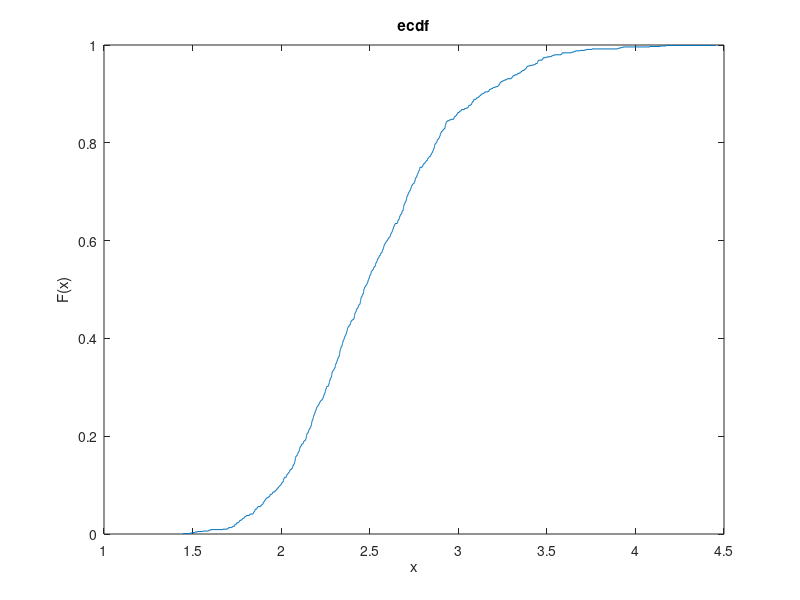

MATLAB code for this plot:
start_tic = tic;
clf;

G = @(x)exp(-(-x).^12);
Ginv = @(G)-(-log(G))^(1/12);

aa = 0.25;
bb = 0.75;
b = Ginv(aa);
a = Ginv(bb) - b;
Gf = @(x)G(a*x+b);

n = 100;
bn = norminv(aa.^(1./n))
an = norminv(bb.^(1./n)) - bn

x = linspace(-5, 10).';
y = (x - an)./bn;
y(y > -b/a) = nan;
F = Gf(y);
plot(x, F);

x = max(randn(n, 1000), [], 1);
ecdf(x);

fprintf('%s elapsed: %f s\n', mfilename, toc(start_tic));
